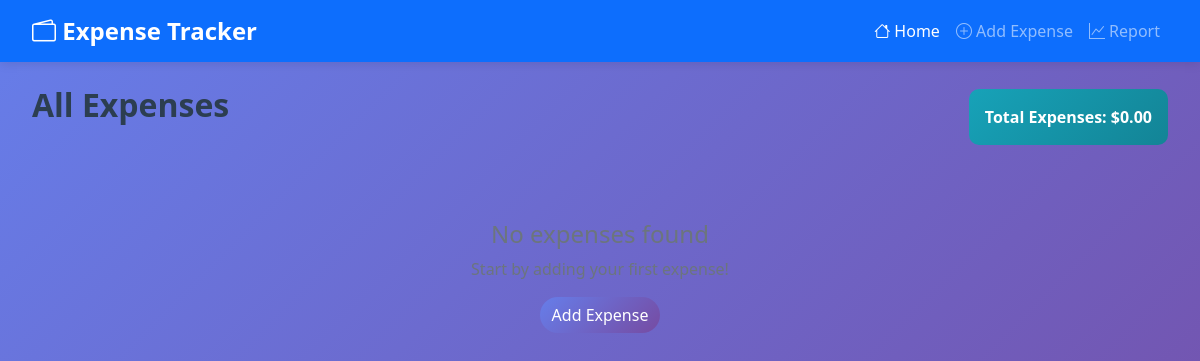
Before: / with the older database file.
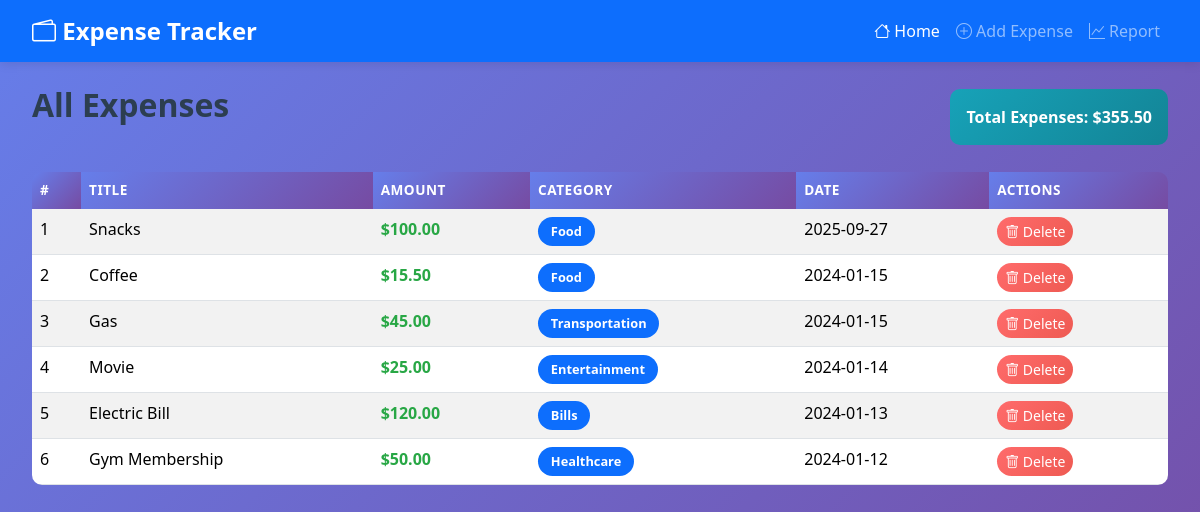
After: the same page with the newer database file.
### tables this page shows
CREATE TABLE expenses (
                id INTEGER PRIMARY KEY AUTOINCREMENT,
                title TEXT NOT NULL,
                amount REAL NOT NULL,
                category TEXT NOT NULL,
                date TEXT NOT NULL
            );

### app.py (the view)
@app.route('/')
def index():
    conn = get_db_connection()
    expenses = conn.execute("SELECT * FROM expenses ORDER BY date DESC").fetchall()
    total = conn.execute("SELECT SUM(amount) FROM expenses").fetchone()[0] or 0
    conn.close()
    return render_template('index.html', expenses=expenses, total=total)

### app.py (called while the page is built)
def get_db_connection():
    conn = sqlite3.connect(DB_NAME)
    conn.row_factory = sqlite3.Row
    return conn

### templates/index.html (shortened to what this page needs)
{% extends "base.html" %}
{% block content %}
<div class="d-flex justify-content-between align-items-center mb-4">
    <h2>All Expenses</h2>
    <div class="alert alert-info mb-0">
        <strong>Total Expenses: ${{ "%.2f"|format(total) }}</strong>
    </div>
</div>
{% if expenses %}
<div class="table-responsive">
    <table class="table table-striped table-hover">
        <thead class="table-dark">
            <tr>
                <th>#</th>
                <th>Title</th>
                <th>Amount</th>
                <th>Category</th>
                <th>Date</th>
                <th>Actions</th>
            </tr>
        </thead>
        <tbody>
            {% for expense in expenses %}
            <tr>
                <td>{{ loop.index }}</td>
                <td>{{ expense.title }}</td>
                <td class="text-success fw-bold">${{ "%.2f"|format(expense.amount) }}</td>
                <td>
                    <span class="badge bg-primary">{{ expense.category }}</span>
                </td>
                <td>{{ expense.date }}</td>
                <td>
                    <a href="/delete/{{ expense.id }}" class="btn btn-danger btn-sm"
                       onclick="return confirm('Are you sure you want to delete this expense?')">
                        <i class="bi bi-trash"></i> Delete
                    </a>
                </td>
            </tr>
            {% endfor %}
        </tbody>
    </table>
</div>
{% else %}
<div class="text-center py-5">
    <h4 class="text-muted">No expenses found</h4>
    <p class="text-muted">Start by adding your first expense!</p>
    <a href="/add" class="btn btn-primary">Add Expense</a>
</div>
{% endif %}
{% endblock %}

### templates/base.html (shortened to what this page needs)
<!DOCTYPE html>
<html lang="en">
<head>
    <link href="https://cdn.jsdelivr.net/npm/bootstrap@5.3.2/dist/css/bootstrap.min.css" rel="stylesheet">
    <link rel="stylesheet" href="https://cdn.jsdelivr.net/npm/bootstrap-icons@1.11.1/font/bootstrap-icons.css">
    <link rel="stylesheet" href="{{ url_for('static', filename='style.css') }}">
</head>
<body>
<nav class="navbar navbar-expand-lg navbar-dark bg-primary">
    <div class="container-fluid">
        <a class="navbar-brand fw-bold" href="/">
            <i class="bi bi-wallet2"></i> Expense Tracker
        </a>
        <div class="collapse navbar-collapse" id="navbarNav">
            <ul class="navbar-nav ms-auto">
                <li class="nav-item">
                    <a class="nav-link {% if request.endpoint == 'index' %}active{% endif %}" href="/">
                        <i class="bi bi-house"></i> Home
                    </a>
                </li>
                <li class="nav-item">
                    <a class="nav-link {% if request.endpoint == 'add_expense' %}active{% endif %}" href="/add">
                        <i class="bi bi-plus-circle"></i> Add Expense
                    </a>
                </li>
                <li class="nav-item">
                    <a class="nav-link {% if request.endpoint == 'report' %}active{% endif %}" href="/report">
                        <i class="bi bi-graph-up"></i> Report
                    </a>
                </li>
            </ul>
        </div>
    </div>
</nav>
<div class="container-fluid mt-4">
    {% block content %}{% endblock %}
</div>
</body>
</html>

### static/style.css (style rules this page uses)
body { font-family: 'Segoe UI', Tahoma, Geneva, Verdana, sans-serif; background: linear-gradient(135deg, #667eea 0%, #764ba2 100%); min-height: 100vh; margin: 0; padding: 0; }
.navbar { box-shadow: 0 2px 10px rgba(0,0,0,0.1); }
.navbar-brand { font-size: 1.5rem; }
.nav-link { font-weight: 500; transition: all 0.3s ease; }
.container-fluid { padding: 0 2rem; }
.table { border-radius: 10px; overflow: hidden; }
.table thead th { background: linear-gradient(135deg, #667eea 0%, #764ba2 100%); color: white; border: none; font-weight: 600; text-transform: uppercase; font-size: 0.85rem; letter-spacing: 0.5px; }
.table tbody tr { transition: all 0.3s ease; }
.badge { font-size: 0.8rem; padding: 0.5rem 0.8rem; border-radius: 20px; }
.btn { border-radius: 25px; font-weight: 500; transition: all 0.3s ease; border: none; }
.btn-danger { background: linear-gradient(135deg, #ff6b6b 0%, #ee5a52 100%); }
.alert { border: none; border-radius: 10px; font-weight: 500; }
.alert-info { background: linear-gradient(135deg, #17a2b8 0%, #138496 100%); color: white; }
.text-success { color: #28a745 !important; font-weight: 600; }
h2 { color: #2c3e50; font-weight: 700; margin-bottom: 1.5rem; }

Changed rows visible on the page:
added expenses: title "Snacks", amount "100.00", category "Food", date "2025-09-27"
added expenses: title "Coffee", amount "15.50", category "Food", date "2024-01-15"
added expenses: title "Gas", amount "45.00", category "Transportation", date "2024-01-15"
added expenses: title "Movie", amount "25.00", category "Entertainment", date "2024-01-14"
added expenses: title "Electric Bill", amount "120.00", category "Bills", date "2024-01-13"
added expenses: title "Gym Membership", amount "50.00", category "Healthcare", date "2024-01-12"
Other visible differences:
{{ "%.2f"|format(total) }}: "0.00" → "355.50"
text no longer shown: "Add Expense"
text now shown: "# TITLE AMOUNT CATEGORY DATE ACTIONS"
